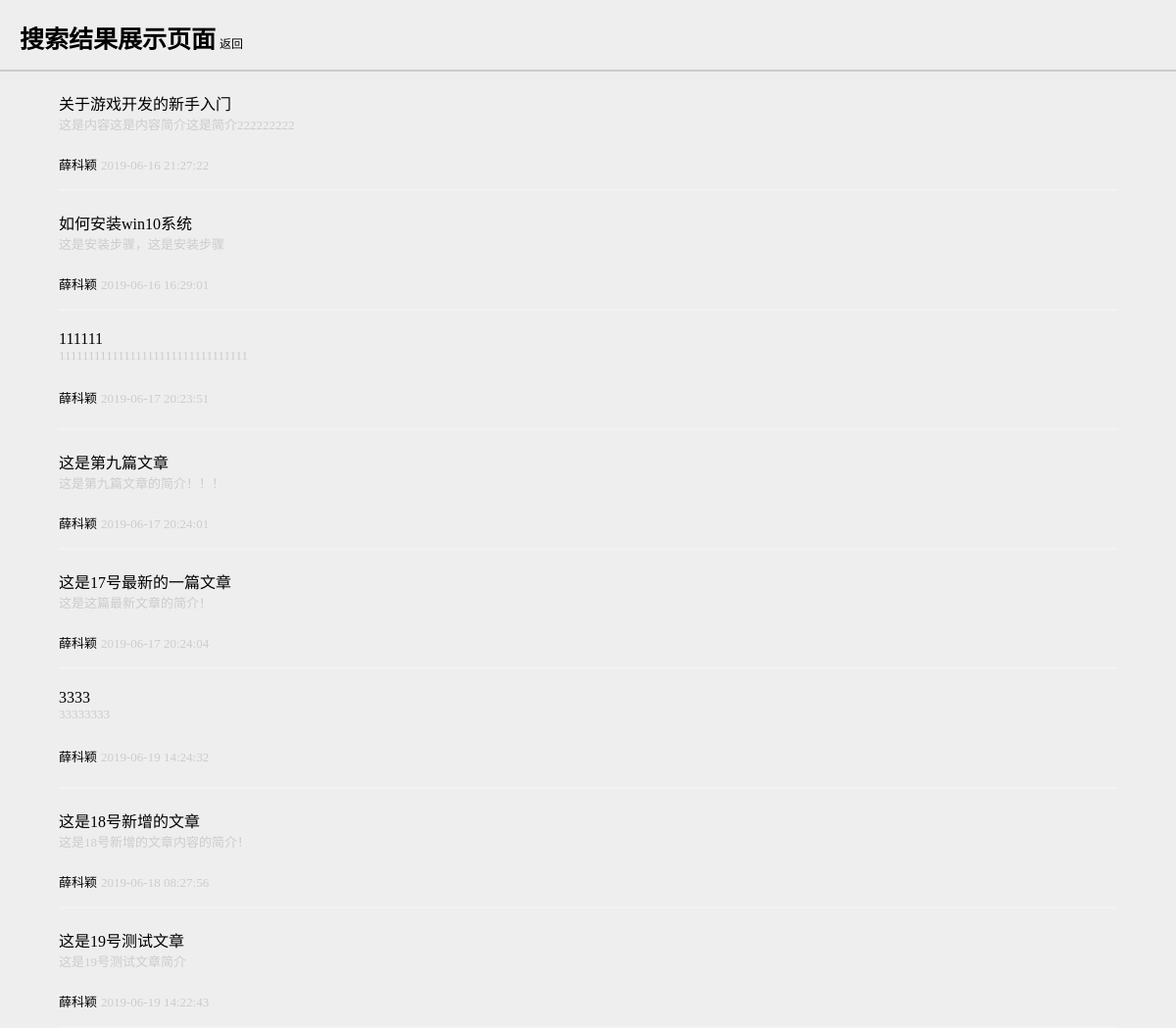
Screenshot of /admin/searchContent.php?authorContent=薛科颖 with the database file from the repository.
### tables this page shows
CREATE TABLE `blog_article` (
  `id` int(11) NOT NULL AUTO_INCREMENT COMMENT '文章编号',
  `title` varchar(255) NOT NULL COMMENT '文章标题',
  `introduction` varchar(255) NOT NULL COMMENT '这是文章简介',
  `content` text NOT NULL COMMENT '文章内容',
  `author` varchar(255) NOT NULL COMMENT '文章作者',
  `date_created` timestamp NOT NULL DEFAULT '0000-00-00 00:00:00' ON UPDATE CURRENT_TIMESTAMP COMMENT '文章创建的时间',
  `date_modified` timestamp NOT NULL DEFAULT '0000-00-00 00:00:00' ON UPDATE CURRENT_TIMESTAMP COMMENT '文章修改的时间',
  `like_number` int(11) NOT NULL DEFAULT '0' COMMENT '文章点赞数',
  `comment_number` int(11) NOT NULL DEFAULT '0' COMMENT '文章评论数',
  `article_type` varchar(100) NOT NULL COMMENT '文章的分类',
  PRIMARY KEY (`id`)
);

### admin/searchContent.php (the view, shortened to what this page needs)
<!DOCTYPE html>
<html lang="zh-cn">
<head>
    <link rel="stylesheet" href="./css/main.css">
    <link rel="stylesheet" href="./css/searchContent.css">
</head>
<body>
    <p>搜索结果展示页面</p>
    <span class="backBtn">返回</span>
    <div class="line"></div>
    <div class="content">
        <?php
            $author = $_GET['authorContent'];
            require "../link/db.php";
            $sql = "select * from blog_article where author='$author'";
            $result = mysql_query($sql,$conn);
            while($res = mysql_fetch_array($result)){
        ?>
        <div class="content-wrap">
            <div class="title"><?php echo $res['title'];?></div>
            <div class="con"><?php echo $res['introduction'];?></div>
            <div class="info">
                <span class="author"><?php echo $res['author'];?></span>
                <span class="date"><?php echo $res['date_created'];?></span>
            </div>
        </div>
        <?php } mysql_close($conn);?>
    </div>
</body>
</html>

### admin/css/main.css (style rules this page uses)
* { border: 0; margin: 0; padding: 0; }
.content { width: 100%; height: 694px; }

### admin/css/searchContent.css (style rules this page uses)
* { background-color: #eeeeee; }
p { font-size: 25px; font-weight: 600; margin-left: 20px; margin-top: 20px; display: inline-block; }
.backBtn { font-size: 12px; cursor: pointer; }
.line { background-color: #ccc; width: 100%; height: 2px; margin-top: 15px; }
.content { width: 90%; margin: 0 auto; }
.content > .content-wrap { width: 100%; height: 100px; margin-top: 20px; border-bottom: 2px solid #f2f2f2; }
.content > .content-wrap > .title { font-size: 16px; font-weight: 500; }
.content > .content-wrap > .con { font-size: 13px; color: #cccccc; height: 36px; overflow: hidden; cursor: pointer; }
.content > .content-wrap > .info { margin-top: 5px; }
.content > .content-wrap > .info > .author,.type,.date,.like_num,.com_num { font-size: 13px; font-weight: 400; }
.content > .content-wrap > .info > .type,.date,.like_num,.com_num { color: #cccccc; }

### rows the page displays
blog_article: title "关于游戏开发的新手入门", introduction "这是内容这是内容简介这是简介222222222", author "薛科颖", date_created "2019-06-16 21:27:22"
blog_article: title "如何安装win10系统", introduction "这是安装步骤，这是安装步骤", author "薛科颖", date_created "2019-06-16 16:29:01"
blog_article: title "111111", introduction "11111111111111111111111111111111", author "薛科颖", date_created "2019-06-17 20:23:51"
blog_article: title "这是第九篇文章", introduction "这是第九篇文章的简介！！！", author "薛科颖", date_created "2019-06-17 20:24:01"
blog_article: title "这是17号最新的一篇文章", introduction "这是这篇最新文章的简介！", author "薛科颖", date_created "2019-06-17 20:24:04"
blog_article: title "3333", introduction "33333333", author "薛科颖", date_created "2019-06-19 14:24:32"
blog_article: title "这是18号新增的文章", introduction "这是18号新增的文章内容的简介！", author "薛科颖", date_created "2019-06-18 08:27:56"
blog_article: title "这是19号测试文章", introduction "这是19号测试文章简介", author "薛科颖", date_created "2019-06-19 14:22:43"
